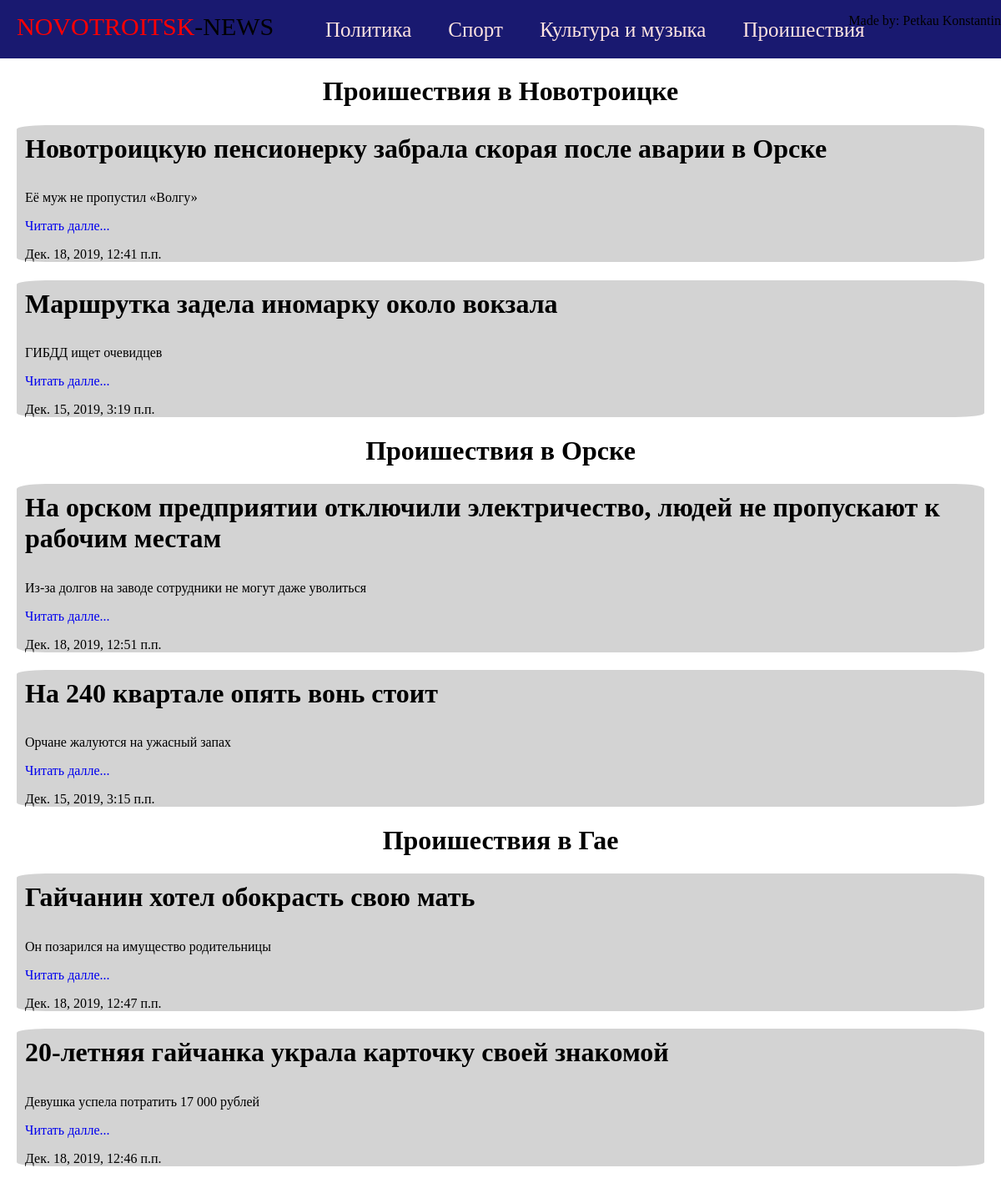
/Проишествия, run on the app's committed database.
### main/models.py (models this page shows, shortened)
class Category(models.Model):
	name = models.CharField(max_length = 100, verbose_name = 'Категория')
	class Meta:
		verbose_name = 'Категория'
		verbose_name_plural = 'Категории'
	def __str__(self):
		return self.name

class News_Article(models.Model):
	title = models.CharField(max_length = 100, verbose_name = 'Заголовок')
	subtitle = models.CharField(max_length = 300, verbose_name = 'Подзаголовок')
	text = models.TextField(verbose_name = 'Текст статьи')
	pub_date = models.DateTimeField(auto_now_add = True)
	citie = models.ForeignKey(Citie, on_delete = models.PROTECT, verbose_name = 'Город')
	category = models.ForeignKey(Category, on_delete = models.PROTECT, verbose_name = 'Категория')
	class Meta:
		verbose_name = 'Новостная статья'
		verbose_name_plural = 'Новостные статьи'
		ordering = ['-pub_date']

### main/views.py (the view)
# urls.py: path('<str:category_name>', views.category, name = 'category'),
def category(request, category_name):
	a = Category.objects.get(name = category_name)
	novotroitsk_news = News_Article.objects.filter(citie = 1, category = a.id)[:15]
	orsk_news = News_Article.objects.filter(citie = 2, category = a.id)[:15]
	guy_news = News_Article.objects.filter(citie = 3, category = a.id)[:15]
	return render(request, 'main/category.html', {'category': a, 'novotroitsk_news': novotroitsk_news, 'orsk_news': orsk_news, 'guy_news': guy_news})

### templates/main/category.html
{%extends "base.html"%}
{%block content%}
    <h1 class='citie'>{{category}} в Новотроицке</h1>
    {%for i in novotroitsk_news%}
        <div>
        	<h1>{{i.title}}</h1>
        	<p>{{i.subtitle}}</p>
        	<a href='{%url "article" i.id%}'>Читать далле...</a>
        	<p>{{i.pub_date}}</p>
        </div>
    {%endfor%}
    <h1 class='citie'>{{category}} в Орске</h1>
    {%for i in orsk_news%}
        <div>
        	<h1>{{i.title}}</h1>
        	<p>{{i.subtitle}}</p>
        	<a href='{%url "article" i.id%}'>Читать далле...</a>
        	<p>{{i.pub_date}}</p>
        </div>
    {%endfor%}
    <h1 class='citie'>{{category}} в Гае</h1>
    {%for i in guy_news%}
        <div>
        	<h1>{{i.title}}</h1>
        	<p>{{i.subtitle}}</p>
        	<a href='{%url "article" i.id%}'>Читать далле...</a>
        	<p>{{i.pub_date}}</p>
        </div>
    {%endfor%}
{%endblock%}

### static/main/style.css (style rules this page uses)
body { margin:0; padding:0; }
div { margin:20px; background:#D3D3D3; border-radius:3%; }
div h1 { padding:10px; }
div p { padding-left:10px; }
div a { padding-left:10px; text-decoration: none; }
.citie { text-align:center; }

### data on the page
Category: name "Проишествия"
News_Article: title "Новотроицкую пенсионерку забрала скорая после аварии в Орске", subtitle "Её муж не пропустил «Волгу»", pub_date "Дек. 18, 2019, 12:41 п.п."
News_Article: title "Маршрутка задела иномарку около вокзала", subtitle "ГИБДД ищет очевидцев", pub_date "Дек. 15, 2019, 3:19 п.п."
News_Article: title "На орском предприятии отключили электричество, людей не пропускают к рабочим местам", subtitle "Из-за долгов на заводе сотрудники не могут даже уволиться", pub_date "Дек. 18, 2019, 12:51 п.п."
News_Article: title "На 240 квартале опять вонь стоит", subtitle "Орчане жалуются на ужасный запах", pub_date "Дек. 15, 2019, 3:15 п.п."
News_Article: title "Гайчанин хотел обокрасть свою мать", subtitle "Он позарился на имущество родительницы", pub_date "Дек. 18, 2019, 12:47 п.п."
News_Article: title "20-летняя гайчанка украла карточку своей знакомой", subtitle "Девушка успела потратить 17 000 рублей", pub_date "Дек. 18, 2019, 12:46 п.п."
